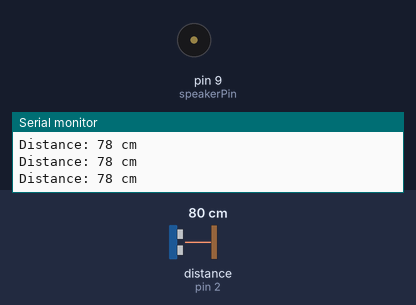
Bench run of a sketch on a simulated Arduino Uno, built with avr-gcc and run on an emulated ATmega328P. On the bench: buzzer (waves = sounding), the last lines printed to the serial monitor. Wiring (inferred from the names in the program): ultrasonic range finder: trigger pin 3; echo pin 2. The inputs (shaded band) are chosen by the test bench; at power-on: distance to the obstacle (sensor on pin 2) 80 cm. The echo pulse lasts 58.3 µs per cm.

Above: at 2.2 s.
2.3 s: distance to the obstacle (sensor on pin 2) set to 23 cm
3.8 s: distance to the obstacle (sensor on pin 2) set to 18 cm
At 5.0 s:
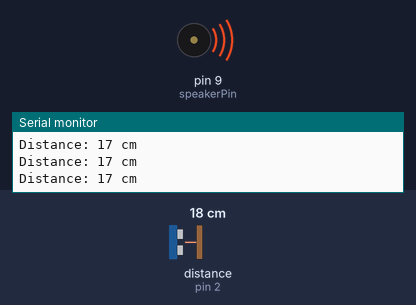
5.3 s: distance to the obstacle (sensor on pin 2) set to 120 cm
At 6.4 s:
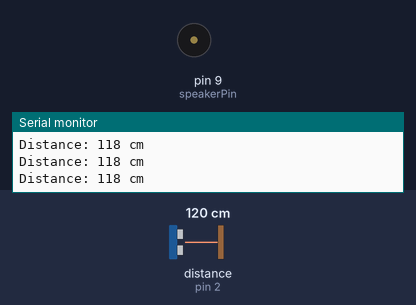
8.3 s: distance to the obstacle (sensor on pin 2) set to 2 cm
At 9.7 s:
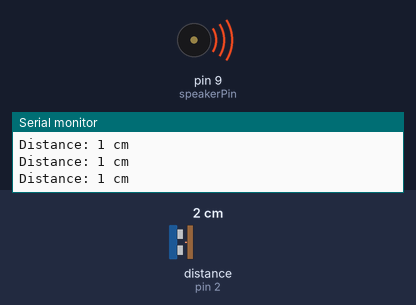
11.3 s: distance to the obstacle (sensor on pin 2) set to 35 cm
At 12.4 s:
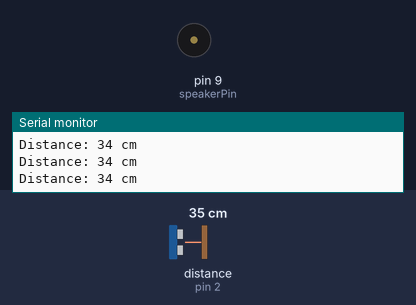
Timing chart, 0 to 14.3 s (numbered marks = the images above; inputs shaded):
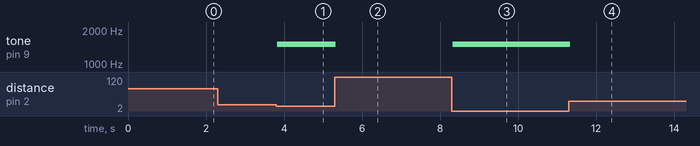

Measured:
- the behaviour switches between 21 and 20 cm on distance to the obstacle (sensor on pin 2) (found by bisection; images 0 and 1)
- after the input at 3.8 s, tone on pin 9 (speakerPin): silent → 1500 Hz at once
- after the input at 5.3 s, tone on pin 9 (speakerPin): 1500 Hz → silent at once
- after the input at 8.3 s, tone on pin 9 (speakerPin): silent → 1500 Hz at once
- after the input at 11.3 s, tone on pin 9 (speakerPin): 1500 Hz → silent at once

The sketch:

ultrasonicSensor.ino
```cpp
const int echoPin = 2, trigPin = 3, speakerPin = 9;

void setup() {
    pinMode(trigPin, OUTPUT);
    pinMode(echoPin, INPUT);
    pinMode(speakerPin, OUTPUT);
    Serial.begin(9600);
    Serial.println("Ultrasonic Sensor HC-SR04 and Piezoeletric Buzzer Test");
    delay(1000);
}

void loop() {
    digitalWrite(trigPin, LOW);
    delayMicroseconds(2); // why??
    digitalWrite(trigPin, HIGH);
    delayMicroseconds(10);
    digitalWrite(trigPin, LOW);
    long duration = pulseIn(echoPin, HIGH);
    int distance = duration * 0.034 / 2;
    Serial.print("Distance: ");
    Serial.print(distance);
    Serial.println(" cm");
    (distance < 20) ? tone(speakerPin, 1500, 20) : noTone(speakerPin);
}
```
